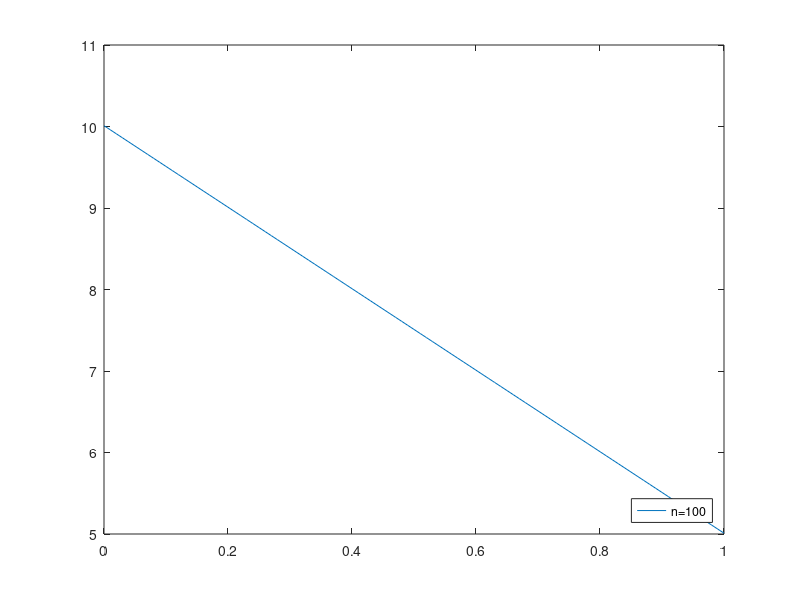

Write MATLAB code to recreate this figure.
% Vypocet vedeni tepla (1D interval (x0,x1))
% metodou konecnych prvku
%
% -K*u'' = sigma*(u-u_f) v (x0,x1)
%  K*u'(x0) = (u_d-u)/epsilon
% -K*u'(x1) = q
%
% u_d = teplota v bode x0
% q   = tepelny tok v bode x1
% n   = pocet delicich uzlu intervalu
%
% x = delici body intervalu
% u = vypoctena teplota
% A = matice diskretni ulohy
% b = vektor diskretni ulohy

% Vstupni parametry

x0 = 0;  % leva hranice
x1 = 1;  % prava hranice
% q
bc_flux=10; 
% K
cond = 2;
% sigma
sigma = 0;
% u_f
uf = 1;
% u_d (Dirichlet)
u0 = 10;
% epsilon - aproximace Dirichletovy podminky
epsilon=1e-3;


%%%%% Vypocet %%%%%
n  = 100; % pocet elementu

jac=(x1-x0)/n; % jakobian (velikost elementu)

  % Sestaveni matice
  A = zeros(n+1,n+1);
 
  % vypocet skalarnich soucinu bazovych funkci
  % (pouzivame po castech linearni funkce, tzv. Courantovu bazi)
  i=1
  A(i,i)   = (cond/jac^2 + sigma*(1.0/3.0))*jac;
  A(i,i+1) = (-cond/jac^2 + sigma*(1.0/6.0))*jac;
  
  for i=2:n
    A(i,i)   = (2*cond/jac^2 + 2*sigma*(1.0/3.0))*jac;
    A(i,i-1) = (-cond/jac^2 + sigma*(1.0/6.0))*jac;
    A(i,i+1) = (-cond/jac^2 + sigma*(1.0/6.0))*jac;
  end
  i=n+1
  A(i,i)   = (cond/jac^2 + sigma*(1.0/3.0))*jac;
  A(i,i-1) = (-cond/jac^2 + sigma*(1.0/6.0))*jac;

  % dirichletovy okrajove podminky
  A(1,1) = A(1,1) - 1/epsilon;  
  %A(1,1) = 10; 
  
    
  % Sestaveni prave strany
  b = zeros(n+1,1);
  % vypocet skalarnich soucinu s bazovymi funkcemi  
  i=1
  b(i,1) = sigma*uf*jac/2;
  for i=2:n
    b(i,1) = sigma*uf*jac;
  end
  i=n+1
  b(i,1) = sigma*uf*jac/2;
  % okrajove podminky  
  b(1,1) = b(1,1) - u0/epsilon;
  b(n+1,1) = b(n+1,1) - bc_flux;
  
  % Vyreseni algebraicke soustavy
  u = A\b;
  
  % Vykresleni reseni
  x = linspace(0,1,n+1);
  key=sprintf('n=%d',n);
  %hold all;
  plot(x,u,'-', 'DisplayName', key);
  legend('Location','southeast');
